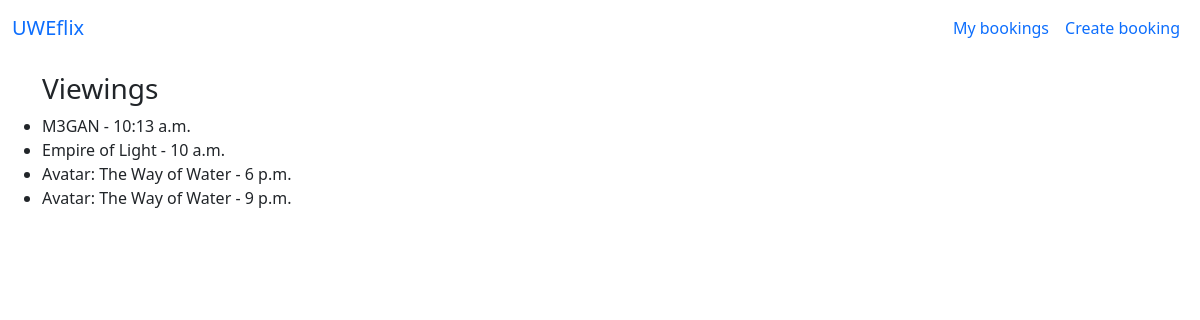
The page / on the database its author committed.
### core/models.py (models this page shows, shortened)
class Viewing(models.Model):
    film = models.ForeignKey(Film, default=1, on_delete=models.CASCADE)
    start_time = models.TimeField(default=datetime.time(20,00))

class Film(models.Model):
    title = models.CharField(max_length=255)
    description = models.TextField()
    age_rating = models.ForeignKey(Rating, on_delete=models.CASCADE)
    duration = models.DurationField()
    def __str__(self):
        return self.title

### core/views.py (the view)
# urls.py: path('', views.HomeView.as_view()),
class HomeView(ListView):
    model = Viewing
    template_name = 'index.html'

### core/templates/index.html (shortened to what this page needs)
{% extends 'base.html' %}
{% block content %}
<div class="container pt-3">
  <div class="row">
      <h3>Viewings</h3>
      <ul>
        {% for viewing in object_list %}
        <li>{{ viewing.film }} - {{ viewing.start_time }}</li>
        {% endfor %}
      </ul>
    </div>
  </div>
{% endblock %}

### rows shown on the page
Viewing: film "M3GAN", start_time "10:13 a.m."
Viewing: film "Empire of Light", start_time "10 a.m."
Viewing: film "Avatar: The Way of Water", start_time "6 p.m."
Viewing: film "Avatar: The Way of Water", start_time "9 p.m."
